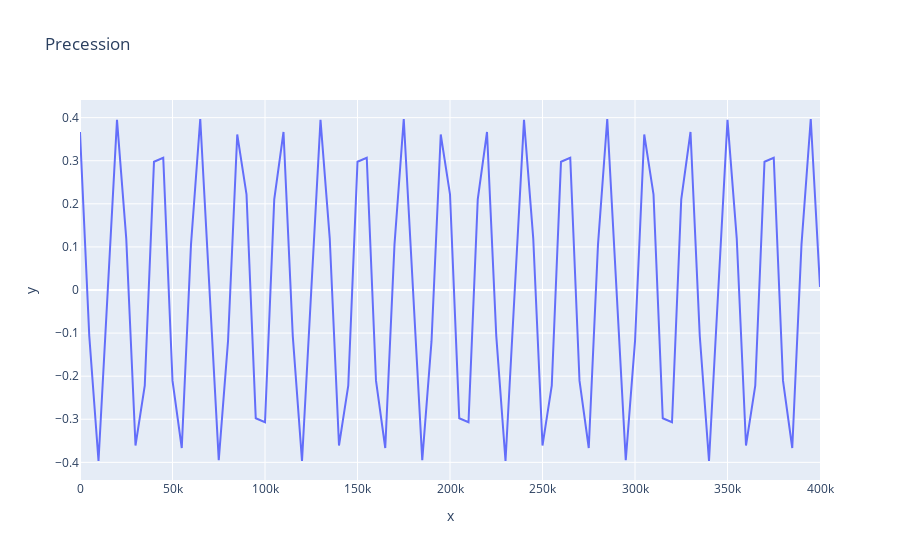

The cell this chart's notebook holds for it:
### Code cell
fig = px.line(x = df['years'], y = df['22k period'],title='Precession')
fig.show()
